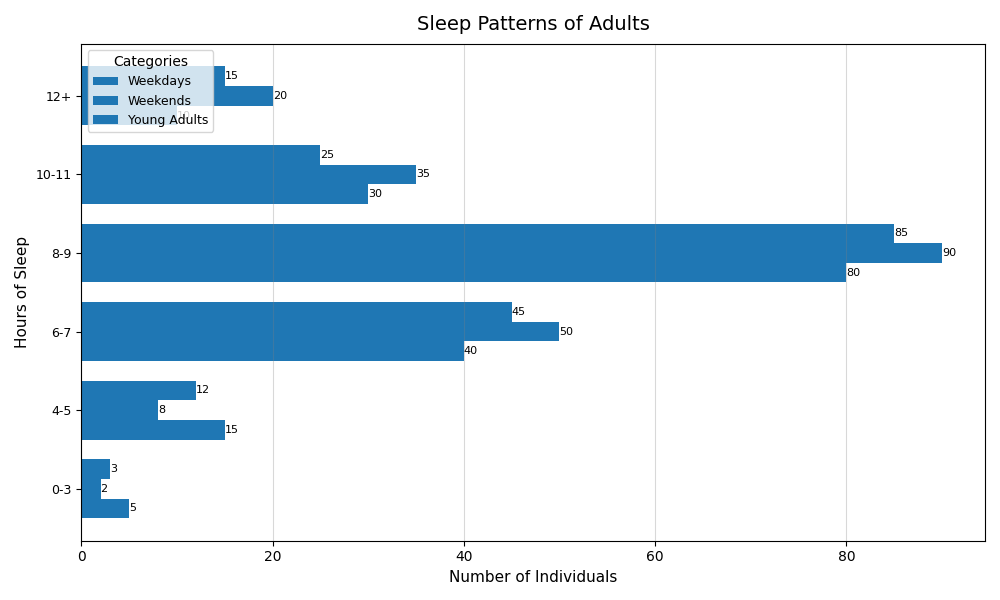

Source code (Python):
import matplotlib.pyplot as plt
import numpy as np

hours_range = ['0-3', '4-5', '6-7', '8-9', '10-11', '12+']
weekday_sleepers = [5, 15, 40, 80, 30, 10]
weekend_sleepers = [2, 8, 50, 90, 35, 20]
young_adults_sleepers = [3, 12, 45, 85, 25, 15]

x_pos = np.arange(len(hours_range))

fig, ax = plt.subplots(figsize=(10, 6))

bar_width = 0.25

# Using a consistent single color for all data groups
color = '#1f77b4' 
bars1 = ax.barh(x_pos - bar_width, weekday_sleepers, bar_width, label='Weekdays', color=color)
bars2 = ax.barh(x_pos, weekend_sleepers, bar_width, label='Weekends', color=color)
bars3 = ax.barh(x_pos + bar_width, young_adults_sleepers, bar_width, label='Young Adults', color=color)

ax.set_title('Sleep Patterns of Adults', fontsize=14, fontweight='normal', pad=10)
ax.set_ylabel('Hours of Sleep', fontsize=11)
ax.set_xlabel('Number of Individuals', fontsize=11)

ax.set_yticks(x_pos)
ax.set_yticklabels(hours_range, fontsize=9)

ax.legend(title='Categories', fontsize=9, loc='upper left')

ax.xaxis.grid(True, linestyle='-', color='grey', alpha=0.3)

def add_labels(bars, counts):
    for bar, count in zip(bars, counts):
        ax.text(bar.get_width(), bar.get_y() + bar.get_height() / 2, str(count), va='center', ha='left', fontsize=8)

add_labels(bars1, weekday_sleepers)
add_labels(bars2, weekend_sleepers)
add_labels(bars3, young_adults_sleepers)

plt.tight_layout()
plt.show()
